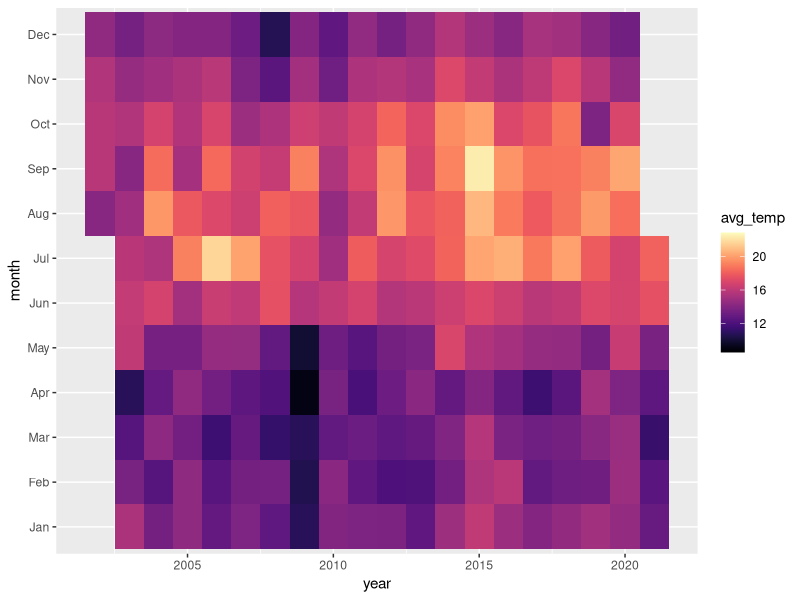

Recreate this plot in R.
## ---- chunk 1
knitr::opts_chunk$set(echo = TRUE)
library(lubridate)
library(tidyverse)
library(here)
library(ggplot2)
library(viridis)
## ---- chunk 2
sbc_heatmap <- read_csv(here("sbc_lter_temp_subset.csv")) 

sbc_heatmap <- sbc_heatmap %>% mutate(
    year = year(DATE_LOCAL),
    month = month(DATE_LOCAL, label=T, abbr=T),
    week = strftime(DATE_LOCAL,"%W"), 
    wday = substring(wday(DATE_LOCAL, label=T, abbr=T),1,2),
    day = day(DATE_LOCAL)
)

monthly_temps <- sbc_heatmap %>% 
  group_by(SITE, year, month) %>% 
  summarize(monthly_mean = mean(avg_temp, na.rm = TRUE))

write_csv(x = monthly_temps, file = "sbc_heatmap.csv")

ggplot(data = sbc_heatmap, aes(x=year,y=month)) +
  geom_tile(aes(fill=avg_temp)) + scale_fill_viridis(option = "magma")
